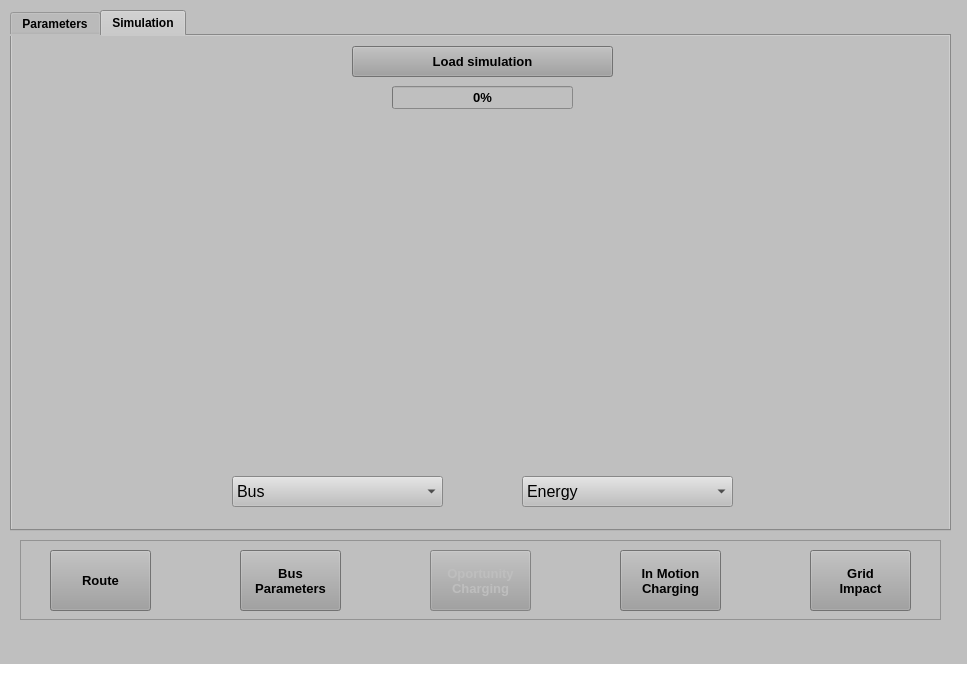
<?xml version="1.0" encoding="UTF-8"?>
<ui version="4.0">
 <class>MainWindow</class>
 <widget class="QMainWindow" name="MainWindow">
  <property name="geometry">
   <rect>
    <x>0</x>
    <y>0</y>
    <width>967</width>
    <height>686</height>
   </rect>
  </property>
  <property name="palette">
   <palette>
    <active>
     <colorrole role="WindowText">
      <brush brushstyle="SolidPattern">
       <color alpha="255">
        <red>0</red>
        <green>0</green>
        <blue>0</blue>
       </color>
      </brush>
     </colorrole>
     <colorrole role="Button">
      <brush brushstyle="SolidPattern">
       <color alpha="255">
        <red>191</red>
        <green>191</green>
        <blue>191</blue>
       </color>
      </brush>
     </colorrole>
     <colorrole role="Light">
      <brush brushstyle="SolidPattern">
       <color alpha="255">
        <red>255</red>
        <green>255</green>
        <blue>255</blue>
       </color>
      </brush>
     </colorrole>
     <colorrole role="Midlight">
      <brush brushstyle="SolidPattern">
       <color alpha="255">
        <red>223</red>
        <green>223</green>
        <blue>223</blue>
       </color>
      </brush>
     </colorrole>
     <colorrole role="Dark">
      <brush brushstyle="SolidPattern">
       <color alpha="255">
        <red>95</red>
        <green>95</green>
        <blue>95</blue>
       </color>
      </brush>
     </colorrole>
     <colorrole role="Mid">
      <brush brushstyle="SolidPattern">
       <color alpha="255">
        <red>127</red>
        <green>127</green>
        <blue>127</blue>
       </color>
      </brush>
     </colorrole>
     <colorrole role="Text">
      <brush brushstyle="SolidPattern">
       <color alpha="255">
        <red>0</red>
        <green>0</green>
        <blue>0</blue>
       </color>
      </brush>
     </colorrole>
     <colorrole role="BrightText">
      <brush brushstyle="SolidPattern">
       <color alpha="255">
        <red>255</red>
        <green>255</green>
        <blue>255</blue>
       </color>
      </brush>
     </colorrole>
     <colorrole role="ButtonText">
      <brush brushstyle="SolidPattern">
       <color alpha="255">
        <red>0</red>
        <green>0</green>
        <blue>0</blue>
       </color>
      </brush>
     </colorrole>
     <colorrole role="Base">
      <brush brushstyle="SolidPattern">
       <color alpha="255">
        <red>255</red>
        <green>255</green>
        <blue>255</blue>
       </color>
      </brush>
     </colorrole>
     <colorrole role="Window">
      <brush brushstyle="SolidPattern">
       <color alpha="255">
        <red>191</red>
        <green>191</green>
        <blue>191</blue>
       </color>
      </brush>
     </colorrole>
     <colorrole role="Shadow">
      <brush brushstyle="SolidPattern">
       <color alpha="255">
        <red>0</red>
        <green>0</green>
        <blue>0</blue>
       </color>
      </brush>
     </colorrole>
     <colorrole role="AlternateBase">
      <brush brushstyle="SolidPattern">
       <color alpha="255">
        <red>223</red>
        <green>223</green>
        <blue>223</blue>
       </color>
      </brush>
     </colorrole>
     <colorrole role="ToolTipBase">
      <brush brushstyle="SolidPattern">
       <color alpha="255">
        <red>255</red>
        <green>255</green>
        <blue>220</blue>
       </color>
      </brush>
     </colorrole>
     <colorrole role="ToolTipText">
      <brush brushstyle="SolidPattern">
       <color alpha="255">
        <red>0</red>
        <green>0</green>
        <blue>0</blue>
       </color>
      </brush>
     </colorrole>
    </active>
    <inactive>
     <colorrole role="WindowText">
      <brush brushstyle="SolidPattern">
       <color alpha="255">
        <red>0</red>
        <green>0</green>
        <blue>0</blue>
       </color>
      </brush>
     </colorrole>
     <colorrole role="Button">
      <brush brushstyle="SolidPattern">
       <color alpha="255">
        <red>191</red>
        <green>191</green>
        <blue>191</blue>
       </color>
      </brush>
     </colorrole>
     <colorrole role="Light">
      <brush brushstyle="SolidPattern">
       <color alpha="255">
        <red>255</red>
        <green>255</green>
        <blue>255</blue>
       </color>
      </brush>
     </colorrole>
     <colorrole role="Midlight">
      <brush brushstyle="SolidPattern">
       <color alpha="255">
        <red>223</red>
        <green>223</green>
        <blue>223</blue>
       </color>
      </brush>
     </colorrole>
     <colorrole role="Dark">
      <brush brushstyle="SolidPattern">
       <color alpha="255">
        <red>95</red>
        <green>95</green>
        <blue>95</blue>
       </color>
      </brush>
     </colorrole>
     <colorrole role="Mid">
      <brush brushstyle="SolidPattern">
       <color alpha="255">
        <red>127</red>
        <green>127</green>
        <blue>127</blue>
       </color>
      </brush>
     </colorrole>
     <colorrole role="Text">
      <brush brushstyle="SolidPattern">
       <color alpha="255">
        <red>0</red>
        <green>0</green>
        <blue>0</blue>
       </color>
      </brush>
     </colorrole>
     <colorrole role="BrightText">
      <brush brushstyle="SolidPattern">
       <color alpha="255">
        <red>255</red>
        <green>255</green>
        <blue>255</blue>
       </color>
      </brush>
     </colorrole>
     <colorrole role="ButtonText">
      <brush brushstyle="SolidPattern">
       <color alpha="255">
        <red>0</red>
        <green>0</green>
        <blue>0</blue>
       </color>
      </brush>
     </colorrole>
     <colorrole role="Base">
      <brush brushstyle="SolidPattern">
       <color alpha="255">
        <red>255</red>
        <green>255</green>
        <blue>255</blue>
       </color>
      </brush>
     </colorrole>
     <colorrole role="Window">
      <brush brushstyle="SolidPattern">
       <color alpha="255">
        <red>191</red>
        <green>191</green>
        <blue>191</blue>
       </color>
      </brush>
     </colorrole>
     <colorrole role="Shadow">
      <brush brushstyle="SolidPattern">
       <color alpha="255">
        <red>0</red>
        <green>0</green>
        <blue>0</blue>
       </color>
      </brush>
     </colorrole>
     <colorrole role="AlternateBase">
      <brush brushstyle="SolidPattern">
       <color alpha="255">
        <red>223</red>
        <green>223</green>
        <blue>223</blue>
       </color>
      </brush>
     </colorrole>
     <colorrole role="ToolTipBase">
      <brush brushstyle="SolidPattern">
       <color alpha="255">
        <red>255</red>
        <green>255</green>
        <blue>220</blue>
       </color>
      </brush>
     </colorrole>
     <colorrole role="ToolTipText">
      <brush brushstyle="SolidPattern">
       <color alpha="255">
        <red>0</red>
        <green>0</green>
        <blue>0</blue>
       </color>
      </brush>
     </colorrole>
    </inactive>
    <disabled>
     <colorrole role="WindowText">
      <brush brushstyle="SolidPattern">
       <color alpha="255">
        <red>95</red>
        <green>95</green>
        <blue>95</blue>
       </color>
      </brush>
     </colorrole>
     <colorrole role="Button">
      <brush brushstyle="SolidPattern">
       <color alpha="255">
        <red>191</red>
        <green>191</green>
        <blue>191</blue>
       </color>
      </brush>
     </colorrole>
     <colorrole role="Light">
      <brush brushstyle="SolidPattern">
       <color alpha="255">
        <red>255</red>
        <green>255</green>
        <blue>255</blue>
       </color>
      </brush>
     </colorrole>
     <colorrole role="Midlight">
      <brush brushstyle="SolidPattern">
       <color alpha="255">
        <red>223</red>
        <green>223</green>
        <blue>223</blue>
       </color>
      </brush>
     </colorrole>
     <colorrole role="Dark">
      <brush brushstyle="SolidPattern">
       <color alpha="255">
        <red>95</red>
        <green>95</green>
        <blue>95</blue>
       </color>
      </brush>
     </colorrole>
     <colorrole role="Mid">
      <brush brushstyle="SolidPattern">
       <color alpha="255">
        <red>127</red>
        <green>127</green>
        <blue>127</blue>
       </color>
      </brush>
     </colorrole>
     <colorrole role="Text">
      <brush brushstyle="SolidPattern">
       <color alpha="255">
        <red>95</red>
        <green>95</green>
        <blue>95</blue>
       </color>
      </brush>
     </colorrole>
     <colorrole role="BrightText">
      <brush brushstyle="SolidPattern">
       <color alpha="255">
        <red>255</red>
        <green>255</green>
        <blue>255</blue>
       </color>
      </brush>
     </colorrole>
     <colorrole role="ButtonText">
      <brush brushstyle="SolidPattern">
       <color alpha="255">
        <red>95</red>
        <green>95</green>
        <blue>95</blue>
       </color>
      </brush>
     </colorrole>
     <colorrole role="Base">
      <brush brushstyle="SolidPattern">
       <color alpha="255">
        <red>191</red>
        <green>191</green>
        <blue>191</blue>
       </color>
      </brush>
     </colorrole>
     <colorrole role="Window">
      <brush brushstyle="SolidPattern">
       <color alpha="255">
        <red>191</red>
        <green>191</green>
        <blue>191</blue>
       </color>
      </brush>
     </colorrole>
     <colorrole role="Shadow">
      <brush brushstyle="SolidPattern">
       <color alpha="255">
        <red>0</red>
        <green>0</green>
        <blue>0</blue>
       </color>
      </brush>
     </colorrole>
     <colorrole role="AlternateBase">
      <brush brushstyle="SolidPattern">
       <color alpha="255">
        <red>191</red>
        <green>191</green>
        <blue>191</blue>
       </color>
      </brush>
     </colorrole>
     <colorrole role="ToolTipBase">
      <brush brushstyle="SolidPattern">
       <color alpha="255">
        <red>255</red>
        <green>255</green>
        <blue>220</blue>
       </color>
      </brush>
     </colorrole>
     <colorrole role="ToolTipText">
      <brush brushstyle="SolidPattern">
       <color alpha="255">
        <red>0</red>
        <green>0</green>
        <blue>0</blue>
       </color>
      </brush>
     </colorrole>
    </disabled>
   </palette>
  </property>
  <property name="windowTitle">
   <string>Electric Bus Recharging Analyzer - Oportunity Charging</string>
  </property>
  <property name="windowIcon">
   <iconset>
    <normaloff>../Imgs/iconBus.png</normaloff>../Imgs/iconBus.png</iconset>
  </property>
  <property name="windowOpacity">
   <double>1.000000000000000</double>
  </property>
  <property name="autoFillBackground">
   <bool>false</bool>
  </property>
  <property name="locale">
   <locale language="English" country="UnitedStates"/>
  </property>
  <property name="documentMode">
   <bool>false</bool>
  </property>
  <widget class="QWidget" name="centralwidget">
   <widget class="QFrame" name="ButtonsFrame">
    <property name="geometry">
     <rect>
      <x>20</x>
      <y>540</y>
      <width>921</width>
      <height>80</height>
     </rect>
    </property>
    <property name="palette">
     <palette>
      <active>
       <colorrole role="Light">
        <brush brushstyle="SolidPattern">
         <color alpha="255">
          <red>255</red>
          <green>255</green>
          <blue>255</blue>
         </color>
        </brush>
       </colorrole>
       <colorrole role="Base">
        <brush brushstyle="SolidPattern">
         <color alpha="255">
          <red>143</red>
          <green>143</green>
          <blue>143</blue>
         </color>
        </brush>
       </colorrole>
       <colorrole role="HighlightedText">
        <brush brushstyle="SolidPattern">
         <color alpha="255">
          <red>255</red>
          <green>255</green>
          <blue>255</blue>
         </color>
        </brush>
       </colorrole>
       <colorrole role="NoRole">
        <brush brushstyle="SolidPattern">
         <color alpha="255">
          <red>255</red>
          <green>255</green>
          <blue>255</blue>
         </color>
        </brush>
       </colorrole>
      </active>
      <inactive>
       <colorrole role="Light">
        <brush brushstyle="SolidPattern">
         <color alpha="255">
          <red>255</red>
          <green>255</green>
          <blue>255</blue>
         </color>
        </brush>
       </colorrole>
       <colorrole role="Base">
        <brush brushstyle="SolidPattern">
         <color alpha="255">
          <red>143</red>
          <green>143</green>
          <blue>143</blue>
         </color>
        </brush>
       </colorrole>
       <colorrole role="HighlightedText">
        <brush brushstyle="SolidPattern">
         <color alpha="255">
          <red>255</red>
          <green>255</green>
          <blue>255</blue>
         </color>
        </brush>
       </colorrole>
       <colorrole role="NoRole">
        <brush brushstyle="SolidPattern">
         <color alpha="255">
          <red>255</red>
          <green>255</green>
          <blue>255</blue>
         </color>
        </brush>
       </colorrole>
      </inactive>
      <disabled>
       <colorrole role="Light">
        <brush brushstyle="SolidPattern">
         <color alpha="255">
          <red>255</red>
          <green>255</green>
          <blue>255</blue>
         </color>
        </brush>
       </colorrole>
       <colorrole role="Base">
        <brush brushstyle="SolidPattern">
         <color alpha="255">
          <red>191</red>
          <green>191</green>
          <blue>191</blue>
         </color>
        </brush>
       </colorrole>
       <colorrole role="HighlightedText">
        <brush brushstyle="SolidPattern">
         <color alpha="255">
          <red>255</red>
          <green>255</green>
          <blue>255</blue>
         </color>
        </brush>
       </colorrole>
       <colorrole role="NoRole">
        <brush brushstyle="SolidPattern">
         <color alpha="255">
          <red>255</red>
          <green>255</green>
          <blue>255</blue>
         </color>
        </brush>
       </colorrole>
      </disabled>
     </palette>
    </property>
    <property name="autoFillBackground">
     <bool>false</bool>
    </property>
    <property name="frameShape">
     <enum>QFrame::StyledPanel</enum>
    </property>
    <property name="frameShadow">
     <enum>QFrame::Plain</enum>
    </property>
    <property name="lineWidth">
     <number>2</number>
    </property>
    <widget class="QPushButton" name="RouteButton">
     <property name="enabled">
      <bool>true</bool>
     </property>
     <property name="geometry">
      <rect>
       <x>30</x>
       <y>10</y>
       <width>101</width>
       <height>61</height>
      </rect>
     </property>
     <property name="font">
      <font>
       <family>MS Sans Serif</family>
       <pointsize>10</pointsize>
       <weight>75</weight>
       <bold>true</bold>
      </font>
     </property>
     <property name="statusTip">
      <string>Push to go to the Route tab</string>
     </property>
     <property name="styleSheet">
      <string notr="true">background-color: rgb(159, 159, 159);</string>
     </property>
     <property name="text">
      <string>Route</string>
     </property>
    </widget>
    <widget class="QPushButton" name="BusButton">
     <property name="geometry">
      <rect>
       <x>220</x>
       <y>10</y>
       <width>101</width>
       <height>61</height>
      </rect>
     </property>
     <property name="font">
      <font>
       <family>MS Sans Serif</family>
       <pointsize>10</pointsize>
       <weight>75</weight>
       <bold>true</bold>
      </font>
     </property>
     <property name="statusTip">
      <string>Push to go to the Bus Parameters tab</string>
     </property>
     <property name="styleSheet">
      <string notr="true">background-color: rgb(159, 159, 159);</string>
     </property>
     <property name="text">
      <string>Bus
Parameters</string>
     </property>
    </widget>
    <widget class="QPushButton" name="DynamicButton">
     <property name="geometry">
      <rect>
       <x>600</x>
       <y>10</y>
       <width>101</width>
       <height>61</height>
      </rect>
     </property>
     <property name="font">
      <font>
       <family>MS Sans Serif</family>
       <pointsize>10</pointsize>
       <weight>75</weight>
       <bold>true</bold>
      </font>
     </property>
     <property name="statusTip">
      <string>Push to go to the In Motion Charging tab</string>
     </property>
     <property name="styleSheet">
      <string notr="true">background-color: rgb(159, 159, 159);</string>
     </property>
     <property name="text">
      <string>In Motion
Charging</string>
     </property>
    </widget>
    <widget class="QPushButton" name="OportunityButton">
     <property name="enabled">
      <bool>false</bool>
     </property>
     <property name="geometry">
      <rect>
       <x>410</x>
       <y>10</y>
       <width>101</width>
       <height>61</height>
      </rect>
     </property>
     <property name="font">
      <font>
       <family>MS Sans Serif</family>
       <pointsize>10</pointsize>
       <weight>75</weight>
       <bold>true</bold>
      </font>
     </property>
     <property name="statusTip">
      <string>Push to go to the Oportunity Charging tab</string>
     </property>
     <property name="styleSheet">
      <string notr="true">background-color: rgb(159, 159, 159);</string>
     </property>
     <property name="text">
      <string>Oportunity
Charging</string>
     </property>
    </widget>
    <widget class="QPushButton" name="GridButton">
     <property name="geometry">
      <rect>
       <x>790</x>
       <y>10</y>
       <width>101</width>
       <height>61</height>
      </rect>
     </property>
     <property name="font">
      <font>
       <family>MS Sans Serif</family>
       <pointsize>10</pointsize>
       <weight>75</weight>
       <bold>true</bold>
      </font>
     </property>
     <property name="statusTip">
      <string>Push to go to the Grid tab</string>
     </property>
     <property name="styleSheet">
      <string notr="true">background-color: rgb(159, 159, 159);</string>
     </property>
     <property name="locale">
      <locale language="English" country="UnitedStates"/>
     </property>
     <property name="text">
      <string>Grid
Impact</string>
     </property>
    </widget>
   </widget>
   <widget class="QTabWidget" name="SimulationOportunityTab">
    <property name="geometry">
     <rect>
      <x>10</x>
      <y>10</y>
      <width>941</width>
      <height>521</height>
     </rect>
    </property>
    <property name="font">
     <font>
      <family>MS Sans Serif</family>
      <weight>75</weight>
      <bold>true</bold>
     </font>
    </property>
    <property name="focusPolicy">
     <enum>Qt::TabFocus</enum>
    </property>
    <property name="styleSheet">
     <string notr="true">background-color: rgb(191, 191, 191);
gridline-color: rgb(0, 0, 0);</string>
    </property>
    <property name="currentIndex">
     <number>1</number>
    </property>
    <widget class="QWidget" name="ParametersOportunityTab">
     <attribute name="title">
      <string>Parameters</string>
     </attribute>
     <widget class="QLabel" name="FleetParameterLabel">
      <property name="geometry">
       <rect>
        <x>340</x>
        <y>40</y>
        <width>261</width>
        <height>31</height>
       </rect>
      </property>
      <property name="font">
       <font>
        <family>MS Sans Serif</family>
        <pointsize>14</pointsize>
        <weight>75</weight>
        <bold>true</bold>
       </font>
      </property>
      <property name="text">
       <string>Charging Parameters</string>
      </property>
     </widget>
     <widget class="QTableWidget" name="FleetParametersTable">
      <property name="geometry">
       <rect>
        <x>280</x>
        <y>110</y>
        <width>371</width>
        <height>281</height>
       </rect>
      </property>
      <property name="font">
       <font>
        <family>MS Sans Serif</family>
        <pointsize>14</pointsize>
        <weight>75</weight>
        <bold>true</bold>
       </font>
      </property>
      <property name="styleSheet">
       <string notr="true"/>
      </property>
      <row>
       <property name="text">
        <string>BC [kwh]:Battery capacity per bus</string>
       </property>
       <property name="font">
        <font>
         <family>MS Sans Serif</family>
         <pointsize>8</pointsize>
         <weight>75</weight>
         <bold>true</bold>
        </font>
       </property>
      </row>
      <row>
       <property name="text">
        <string>SoCi [%]: Initial charge state</string>
       </property>
       <property name="font">
        <font>
         <family>MS Sans Serif</family>
         <pointsize>8</pointsize>
         <weight>75</weight>
         <bold>true</bold>
        </font>
       </property>
      </row>
      <row>
       <property name="text">
        <string>CL: Charge sections</string>
       </property>
       <property name="font">
        <font>
         <family>MS Sans Serif</family>
         <pointsize>8</pointsize>
         <weight>75</weight>
         <bold>true</bold>
        </font>
       </property>
      </row>
      <row>
       <property name="text">
        <string>CP [kW]: Charger power</string>
       </property>
       <property name="font">
        <font>
         <family>MS Sans Serif</family>
         <pointsize>8</pointsize>
         <weight>75</weight>
         <bold>true</bold>
        </font>
       </property>
      </row>
      <row>
       <property name="text">
        <string>nC [%]: Charging efficiency</string>
       </property>
       <property name="font">
        <font>
         <family>MS Sans Serif</family>
         <pointsize>8</pointsize>
         <weight>75</weight>
         <bold>true</bold>
        </font>
       </property>
      </row>
      <row>
       <property name="text">
        <string>IT [s]: Connection time to charging</string>
       </property>
       <property name="font">
        <font>
         <family>MS Sans Serif</family>
         <pointsize>8</pointsize>
         <weight>75</weight>
         <bold>true</bold>
        </font>
       </property>
      </row>
      <row>
       <property name="text">
        <string>DT [s]: Disconnection time</string>
       </property>
       <property name="font">
        <font>
         <family>MS Sans Serif</family>
         <pointsize>8</pointsize>
         <weight>75</weight>
         <bold>true</bold>
        </font>
       </property>
      </row>
      <column>
       <property name="text">
        <string>Value</string>
       </property>
       <property name="font">
        <font>
         <family>MS Sans Serif</family>
         <pointsize>8</pointsize>
         <weight>75</weight>
         <bold>true</bold>
        </font>
       </property>
       <property name="textAlignment">
        <set>AlignLeading|AlignVCenter</set>
       </property>
      </column>
      <item row="0" column="0">
       <property name="text">
        <string>250</string>
       </property>
       <property name="font">
        <font>
         <family>MS Sans Serif</family>
         <pointsize>8</pointsize>
         <weight>75</weight>
         <bold>true</bold>
        </font>
       </property>
      </item>
      <item row="1" column="0">
       <property name="text">
        <string>80</string>
       </property>
       <property name="font">
        <font>
         <family>MS Sans Serif</family>
         <pointsize>8</pointsize>
         <weight>75</weight>
         <bold>true</bold>
        </font>
       </property>
      </item>
      <item row="2" column="0">
       <property name="text">
        <string>P8,P18,P1</string>
       </property>
       <property name="font">
        <font>
         <family>MS Sans Serif</family>
         <pointsize>8</pointsize>
         <weight>75</weight>
         <bold>true</bold>
        </font>
       </property>
      </item>
      <item row="3" column="0">
       <property name="text">
        <string>250</string>
       </property>
       <property name="font">
        <font>
         <family>MS Sans Serif</family>
         <pointsize>8</pointsize>
         <weight>75</weight>
         <bold>true</bold>
        </font>
       </property>
      </item>
      <item row="4" column="0">
       <property name="text">
        <string>90</string>
       </property>
       <property name="font">
        <font>
         <family>MS Sans Serif</family>
         <pointsize>8</pointsize>
         <weight>75</weight>
         <bold>true</bold>
        </font>
       </property>
      </item>
      <item row="5" column="0">
       <property name="text">
        <string>8</string>
       </property>
       <property name="font">
        <font>
         <family>MS Sans Serif</family>
         <pointsize>8</pointsize>
         <weight>75</weight>
         <bold>true</bold>
        </font>
       </property>
      </item>
      <item row="6" column="0">
       <property name="text">
        <string>4</string>
       </property>
       <property name="font">
        <font>
         <family>MS Sans Serif</family>
         <pointsize>8</pointsize>
         <weight>75</weight>
         <bold>true</bold>
        </font>
       </property>
      </item>
     </widget>
    </widget>
    <widget class="QWidget" name="OperationDiagramTab">
     <attribute name="title">
      <string>Simulation</string>
     </attribute>
     <widget class="QPushButton" name="OportunityLoadSimButton">
      <property name="geometry">
       <rect>
        <x>340</x>
        <y>10</y>
        <width>261</width>
        <height>31</height>
       </rect>
      </property>
      <property name="font">
       <font>
        <family>MS Sans Serif</family>
        <pointsize>10</pointsize>
        <weight>75</weight>
        <bold>true</bold>
       </font>
      </property>
      <property name="statusTip">
       <string>Push to load the simulation</string>
      </property>
      <property name="styleSheet">
       <string notr="true">background-color: rgb(159, 159, 159);</string>
      </property>
      <property name="text">
       <string>Load simulation</string>
      </property>
     </widget>
     <widget class="QProgressBar" name="OportunityprogressBar">
      <property name="geometry">
       <rect>
        <x>380</x>
        <y>50</y>
        <width>181</width>
        <height>23</height>
       </rect>
      </property>
      <property name="font">
       <font>
        <family>MS Sans Serif</family>
        <pointsize>10</pointsize>
        <weight>75</weight>
        <bold>true</bold>
       </font>
      </property>
      <property name="autoFillBackground">
       <bool>false</bool>
      </property>
      <property name="styleSheet">
       <string notr="true"/>
      </property>
      <property name="value">
       <number>0</number>
      </property>
      <property name="textVisible">
       <bool>true</bool>
      </property>
      <property name="orientation">
       <enum>Qt::Horizontal</enum>
      </property>
      <property name="invertedAppearance">
       <bool>false</bool>
      </property>
     </widget>
     <widget class="QWidget" name="OportunityCurveWidget" native="true">
      <property name="geometry">
       <rect>
        <x>20</x>
        <y>80</y>
        <width>901</width>
        <height>351</height>
       </rect>
      </property>
     </widget>
     <widget class="QComboBox" name="ElementscomboBox">
      <property name="geometry">
       <rect>
        <x>220</x>
        <y>440</y>
        <width>211</width>
        <height>31</height>
       </rect>
      </property>
      <property name="font">
       <font>
        <family>MS Sans Serif</family>
        <pointsize>12</pointsize>
       </font>
      </property>
      <property name="statusTip">
       <string>Choose the element that prefer analyze</string>
      </property>
      <item>
       <property name="text">
        <string>Bus</string>
       </property>
      </item>
      <item>
       <property name="text">
        <string>Charger</string>
       </property>
      </item>
     </widget>
     <widget class="QComboBox" name="VariablescomboBox">
      <property name="geometry">
       <rect>
        <x>510</x>
        <y>440</y>
        <width>211</width>
        <height>31</height>
       </rect>
      </property>
      <property name="font">
       <font>
        <family>MS Sans Serif</family>
        <pointsize>12</pointsize>
       </font>
      </property>
      <property name="statusTip">
       <string>Choose the variable prefer to graph</string>
      </property>
      <item>
       <property name="text">
        <string>Energy</string>
       </property>
      </item>
      <item>
       <property name="text">
        <string>Power</string>
       </property>
      </item>
      <item>
       <property name="text">
        <string>Slope</string>
       </property>
      </item>
      <item>
       <property name="text">
        <string>(SoC) State of Charge</string>
       </property>
      </item>
      <item>
       <property name="text">
        <string>Chargers</string>
       </property>
      </item>
      <item>
       <property name="text">
        <string>Charger vector</string>
       </property>
      </item>
     </widget>
    </widget>
   </widget>
  </widget>
  <widget class="QMenuBar" name="menubar">
   <property name="geometry">
    <rect>
     <x>0</x>
     <y>0</y>
     <width>967</width>
     <height>26</height>
    </rect>
   </property>
  </widget>
  <widget class="QStatusBar" name="statusbar">
   <property name="styleSheet">
    <string notr="true">background-color: rgb(255, 255, 255);</string>
   </property>
  </widget>
 </widget>
 <resources/>
 <connections/>
</ui>
